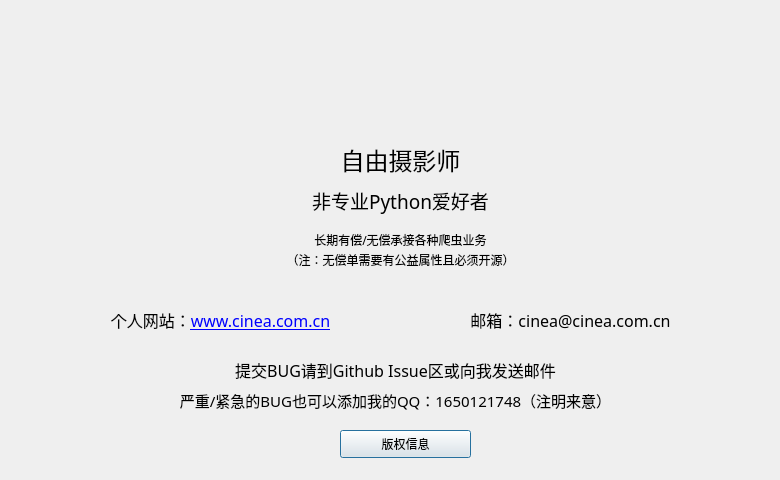
<?xml version="1.0" encoding="UTF-8"?>
<ui version="4.0">
 <class>Dialog</class>
 <widget class="QDialog" name="Dialog">
  <property name="geometry">
   <rect>
    <x>0</x>
    <y>0</y>
    <width>780</width>
    <height>480</height>
   </rect>
  </property>
  <property name="font">
   <font>
    <family>微软雅黑</family>
   </font>
  </property>
  <property name="windowTitle">
   <string>关于作者</string>
  </property>
  <widget class="QLabel" name="img">
   <property name="geometry">
    <rect>
     <x>160</x>
     <y>30</y>
     <width>471</width>
     <height>91</height>
    </rect>
   </property>
   <property name="styleSheet">
    <string notr="true"/>
   </property>
   <property name="text">
    <string/>
   </property>
  </widget>
  <widget class="QLabel" name="label_2">
   <property name="geometry">
    <rect>
     <x>240</x>
     <y>130</y>
     <width>321</width>
     <height>61</height>
    </rect>
   </property>
   <property name="styleSheet">
    <string notr="true"/>
   </property>
   <property name="text">
    <string>&lt;html&gt;&lt;head/&gt;&lt;body&gt;&lt;p align=&quot;center&quot;&gt;&lt;span style=&quot; font-size:18pt;&quot;&gt;自由摄影师&lt;/span&gt;&lt;/p&gt;&lt;/body&gt;&lt;/html&gt;</string>
   </property>
  </widget>
  <widget class="QLabel" name="label_3">
   <property name="geometry">
    <rect>
     <x>240</x>
     <y>170</y>
     <width>321</width>
     <height>61</height>
    </rect>
   </property>
   <property name="styleSheet">
    <string notr="true"/>
   </property>
   <property name="text">
    <string>&lt;html&gt;&lt;head/&gt;&lt;body&gt;&lt;p align=&quot;center&quot;&gt;&lt;span style=&quot; font-size:14pt;&quot;&gt;非专业Python爱好者&lt;/span&gt;&lt;/p&gt;&lt;/body&gt;&lt;/html&gt;</string>
   </property>
  </widget>
  <widget class="QLabel" name="label_4">
   <property name="geometry">
    <rect>
     <x>240</x>
     <y>230</y>
     <width>321</width>
     <height>21</height>
    </rect>
   </property>
   <property name="styleSheet">
    <string notr="true">line-height:5px</string>
   </property>
   <property name="text">
    <string>&lt;html&gt;&lt;head/&gt;&lt;body&gt;&lt;p align=&quot;center&quot;&gt;长期有偿/无偿承接各种爬虫业务&lt;/p&gt;&lt;/body&gt;&lt;/html&gt;</string>
   </property>
  </widget>
  <widget class="QLabel" name="label_5">
   <property name="geometry">
    <rect>
     <x>240</x>
     <y>250</y>
     <width>321</width>
     <height>21</height>
    </rect>
   </property>
   <property name="styleSheet">
    <string notr="true">line-height:5px</string>
   </property>
   <property name="text">
    <string>&lt;html&gt;&lt;head/&gt;&lt;body&gt;&lt;p align=&quot;center&quot;&gt;（注：无偿单需要有公益属性且必须开源）&lt;/p&gt;&lt;/body&gt;&lt;/html&gt;</string>
   </property>
  </widget>
  <widget class="QLabel" name="label_6">
   <property name="geometry">
    <rect>
     <x>40</x>
     <y>290</y>
     <width>361</width>
     <height>61</height>
    </rect>
   </property>
   <property name="styleSheet">
    <string notr="true"/>
   </property>
   <property name="text">
    <string>&lt;html&gt;&lt;head/&gt;&lt;body&gt;&lt;p align=&quot;center&quot;&gt;&lt;span style=&quot; font-size:12pt;&quot;&gt;个人网站：&lt;/span&gt;&lt;a href=&quot;https://www.cinea.com.cn&quot;&gt;&lt;span style=&quot; font-size:12pt; text-decoration: underline; color:#0000ff;&quot;&gt;www.cinea.com.cn&lt;/span&gt;&lt;/a&gt;&lt;/p&gt;&lt;/body&gt;&lt;/html&gt;</string>
   </property>
   <property name="openExternalLinks">
    <bool>true</bool>
   </property>
  </widget>
  <widget class="QLabel" name="label_7">
   <property name="geometry">
    <rect>
     <x>390</x>
     <y>290</y>
     <width>361</width>
     <height>61</height>
    </rect>
   </property>
   <property name="styleSheet">
    <string notr="true"/>
   </property>
   <property name="text">
    <string>&lt;html&gt;&lt;head/&gt;&lt;body&gt;&lt;p align=&quot;center&quot;&gt;&lt;span style=&quot; font-size:12pt;&quot;&gt; 邮箱：cinea@cinea.com.cn&lt;/span&gt;&lt;/p&gt;&lt;/body&gt;&lt;/html&gt;</string>
   </property>
  </widget>
  <widget class="QLabel" name="label_8">
   <property name="geometry">
    <rect>
     <x>170</x>
     <y>350</y>
     <width>451</width>
     <height>41</height>
    </rect>
   </property>
   <property name="styleSheet">
    <string notr="true"/>
   </property>
   <property name="text">
    <string>&lt;html&gt;&lt;head/&gt;&lt;body&gt;&lt;p align=&quot;center&quot;&gt;&lt;span style=&quot; font-size:12pt;&quot;&gt;提交BUG请到Github Issue区或向我发送邮件&lt;/span&gt;&lt;/p&gt;&lt;/body&gt;&lt;/html&gt;</string>
   </property>
  </widget>
  <widget class="QLabel" name="label_9">
   <property name="geometry">
    <rect>
     <x>130</x>
     <y>380</y>
     <width>531</width>
     <height>41</height>
    </rect>
   </property>
   <property name="styleSheet">
    <string notr="true"/>
   </property>
   <property name="text">
    <string>&lt;html&gt;&lt;head/&gt;&lt;body&gt;&lt;p align=&quot;center&quot;&gt;&lt;span style=&quot; font-size:11pt;&quot;&gt;严重/紧急的BUG也可以添加我的QQ：1650121748（注明来意）&lt;/span&gt;&lt;/p&gt;&lt;/body&gt;&lt;/html&gt;</string>
   </property>
  </widget>
  <widget class="QPushButton" name="copyRightMsg">
   <property name="geometry">
    <rect>
     <x>340</x>
     <y>430</y>
     <width>131</width>
     <height>28</height>
    </rect>
   </property>
   <property name="text">
    <string>版权信息</string>
   </property>
  </widget>
 </widget>
 <resources/>
 <connections/>
</ui>
